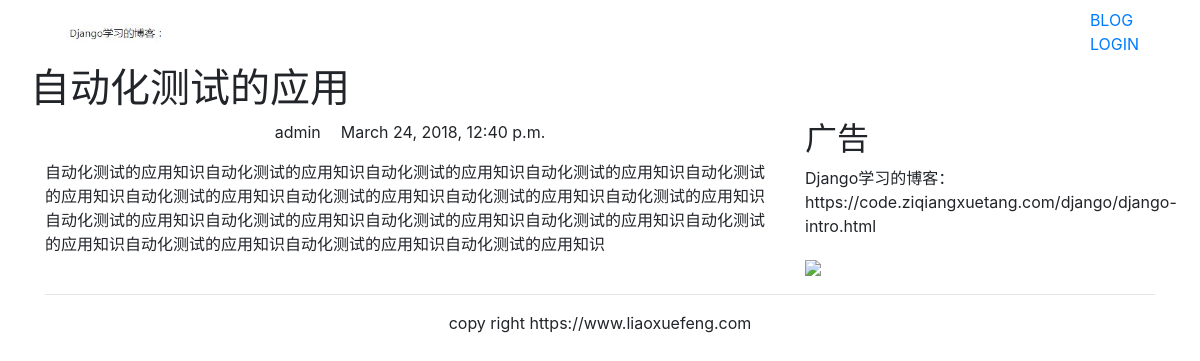
Page /blog/3/ on the committed database.
### blog/models.py (models this page shows, shortened)
class BlogArticles(models.Model):
    title = models.CharField(max_length=300)  # ①
    author = models.ForeignKey(User, related_name="blog_posts", on_delete=models.CASCADE)  # ②
    body = models.TextField()
    publish = models.DateTimeField(default=timezone.now)
    class Meta:  # ③
        ordering = ("-publish",)

### blog/views.py (the view)
# urls.py: url(r'(?P<article_id>\d)/$',views.blog_article,name="blog_detail")
def blog_article(request,article_id):
    article = get_object_or_404(BlogArticles,id=article_id)
    pub = article.publish
    return render(request,"blog/content.html",{"article":article,"publish":pub})

### templates/blog/content.html (shortened to what this page needs)
{% extends "base.html" %}
{% block content %}
<div class="row text-center vertical-middle-sm">
    <h1>{{ article.title }}</h1>
</div>
<div class="row">
    <div class="col-xs-12 col-md-8">
        <p class="text-center"><span>{{ article.author.username }}</span><span style="margin-left:20px">{{ publish }}</span></p>
        <div>{{ article.body }}</div>
    </div>
   <div class="col-xs-6 col-md-4">
       <h2>广告</h2>
       <p>Django学习的博客：https://code.ziqiangxuetang.com/django/django-intro.html</p>
        <img width="200px" src="http://www.mrwallpaper.com/wallpapers/Fluffy-Cat.jpg">
    </div>
   </div>
{% endblock %}

### rows in the picture
BlogArticles: title "自动化测试的应用", author.username "admin", publish "March 24, 2018, 12:40 p.m.", body "自动化测试的应用知识自动化测试的应用知识自动化测试的应用知识自动化测试的应用知识自动化测试的应用知识自动化测试的应用知识自动化测试的应用知识自动化测试的应用知识自动化测试的应用知识自动化测试的应用知识自动化测试的应用知识自动化测试的应用知识自动化测试的应用知识自动化测试的应用知识自动化测试的应用知识自动化测试的应用知识自动化测试的应用知识"
